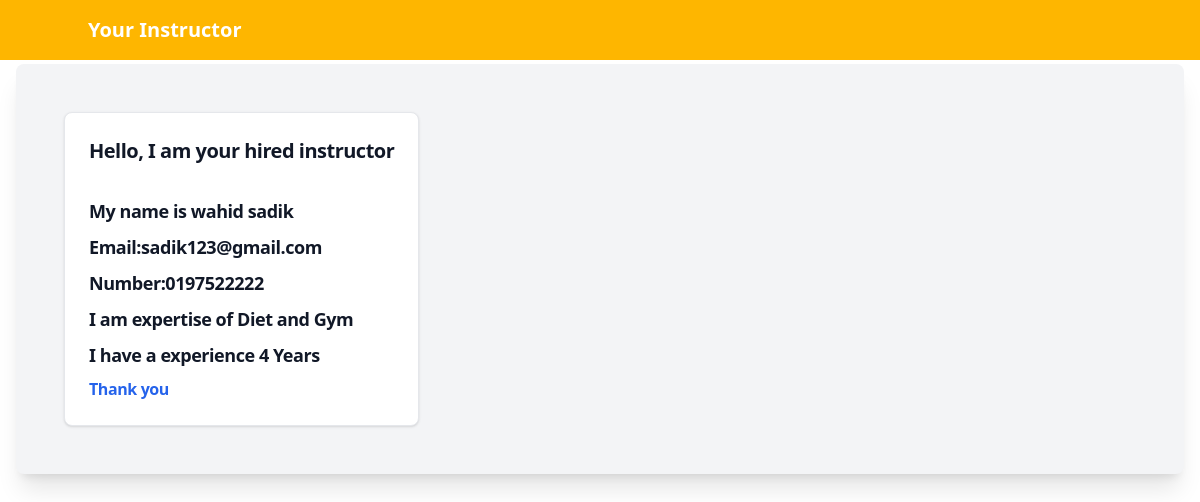
Screenshot of /client_side/view/clientHiredInstuctor.php (signed in) with the database file from the repository.
### tables this page shows
CREATE TABLE `instructor` (
  `name` varchar(200) NOT NULL,
  `email` varchar(200) NOT NULL,
  `phone` varchar(300) NOT NULL,
  `expericence` varchar(200) NOT NULL,
  `expertise` varchar(300) NOT NULL,
  `monthlyfee` varchar(300) NOT NULL,
  `description` varchar(300) NOT NULL,
  `id` int NOT NULL
);

### client_side/view/clientHiredInstuctor.php (the view, shortened to what this page needs)
<?php
if (isset($_SESSION['email'])) {
    $email = $_SESSION['email'];
} else {
    header("location:../view/login.php");
    exit();
}
$conn = mysqli_connect("localhost", "root", "", "fitness") or die("Connection failed : " . mysqli_connect_error());
$sql = "SELECT i.id, i.name, i.email,i.phone, i.expericence, i.expertise, i.monthlyfee, i.description
        FROM instructor i
        JOIN hiredinstructor h ON i.id = h.instructorid
        WHERE h.clientemail = '$email'";
$result = $conn->query($sql);
?>
<!DOCTYPE html>
<html lang="en">
<head>
    <script src="https://cdn.tailwindcss.com"></script>
</head>
<body>
    <nav class="bg-[#FEB600] p-4 text-white">
        <div class="container mx-auto">
            <div class="flex justify-between items-center">
                <div class="text-xl font-semibold">Your Instructor</div>
            </div>
        </div>
    </nav>
    <div class="w-full lg:full px-4 mt-1 mx-auto ">
  <div class="relative flex flex-col min-w-0 break-words bg-gray-100 w-full  shadow-xl rounded-lg  ">
  <div class="flex justify-left gap-2 p-12">
        <?php
        while ($row = $result->fetch_assoc()) {
            echo '<div href="#" class="block max-w-sm p-6 bg-white border border-gray-200 rounded-lg shadow hover:bg-gray-100 dark:bg-gray-800 dark:border-gray-700 dark:hover:bg-gray-700">';
            echo '<h5 class="mb-2 text-xl font-bold tracking-tight text-gray-900 dark:text-white">Hello, I am your hired instructor</h5>';
            echo '<br>';
            echo '<p class="mb-2 text-lg font-bold tracking-tight text-gray-900 dark:text-white">My name is ' . $row['name'] . '</p>';
            echo '<p class="mb-2 text-lg font-bold tracking-tight text-gray-900 dark:text-white">Email:' . $row['email'] . '</p>';
            echo '<p class="mb-2 text-lg font-bold tracking-tight text-gray-900 dark:text-white">Number:' . $row['phone'] . '</p>';
            echo '<p class="mb-2 text-lg font-bold tracking-tight text-gray-900 dark:text-white">I am expertise of ' . $row['expertise'] . '</p>';
            echo '<p class="mb-2 text-lg font-bold tracking-tight text-gray-900 dark:text-white">I have a experience  ' . $row['expericence'] . '</p>';
            echo '<span class="mb-2 text-md  mt-6 font-bold tracking-tight text-blue-600 ">Thank you </span>';
            echo '</div>';
        }
        ?>
    </div>
  </div>
</div>
</body>
</html>

### rows the page displays
instructor: name "wahid sadik", email "sadik123@gmail.com", phone "0197522222", expertise "Diet and Gym", expericence "4 Years"
